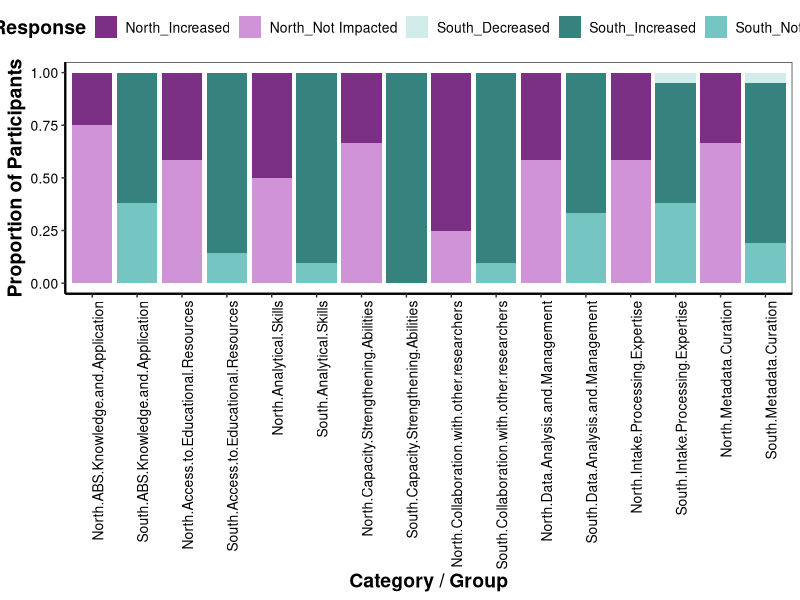

The R source for this figure: (Note: this script raises an error after producing the figure.)
#load libraries
library(tidyverse)

#read dataframe
df <- read.csv("skill-impact.csv")

df_long <- df %>%
  pivot_longer(
    cols = -c(Participant, Group),
    names_to = "Category",
    values_to = "Response"
  ) %>%
  filter(!is.na(Response) & Response != "NA")

# chi-squared statistics
results <- df_long %>%
  group_by(Category) %>%
  summarise(
    trend_pval = tryCatch(
      CochranArmitageTest(table(Group, Response))$p.value,
      error = function(e) NA
    ),
    .groups = "drop"   # optional: ungroup after summarise
  ) %>%
  mutate(
    trend_pval_BH = p.adjust(trend_pval, method = "BH")
  )

write.csv(results, "skill_impact_significance.csv")

#scale north and south data
df_counts <- df_long %>%
  group_by(Group, Category, Response) %>%
  summarise(n = n(), .groups = "drop")

df_prop <- df_counts %>%
  group_by(Group, Category) %>%
  mutate(total = sum(n),
         proportion = n / total) %>%
  ungroup()

df_prop <- df_prop %>%
  mutate(GroupBinned = paste(Group, Response, sep = "_"))


custom_colors <- c(
  "North_Increased" = "#7B3085",
  "North_Not Impacted" = "#D093D8",
  "North_Decreased" = "#F6E9F7",
  "South_Increased" = "#36827F",
  "South_Not Impacted" = "#75C6C2",
  "South_Decreased" = "#D1ECEB"
)


#create plot
ggplot(df_prop, aes(x = interaction(Group, Category), y = proportion, fill = GroupBinned)) +
  geom_bar(stat = "identity") +
  scale_fill_manual(values = custom_colors) +
  theme_bw() +
  theme(
    panel.background = element_rect(fill = NA, color = NA),
    plot.background = element_rect(fill = NA, color = NA),
    legend.background = element_rect(fill = NA, color = NA),
    panel.grid = element_blank(),
    axis.line = element_line(color = "black", size = 0.8),
    axis.text.x = element_text(angle = 90, hjust = 1, size = 10, color = "black", family = "sans"),
    axis.text.y = element_text(size = 10, color = "black", family = "sans"),
    axis.title = element_text(face = "bold", size = 14, color = "black", family = "sans"),
    legend.position = "top",
    legend.text = element_text(size = 10, color = "black", family = "sans"),
    legend.title = element_text(size = 14, face = "bold", color = "black", family = "sans")
  ) +
  labs(x = "Category / Group", y = "Proportion of Participants", fill = "Response")


#print and save data
ggsave("skill_impact_highres.png", plot = skill_impact, width = 14, height = 8, dpi = 1200)
